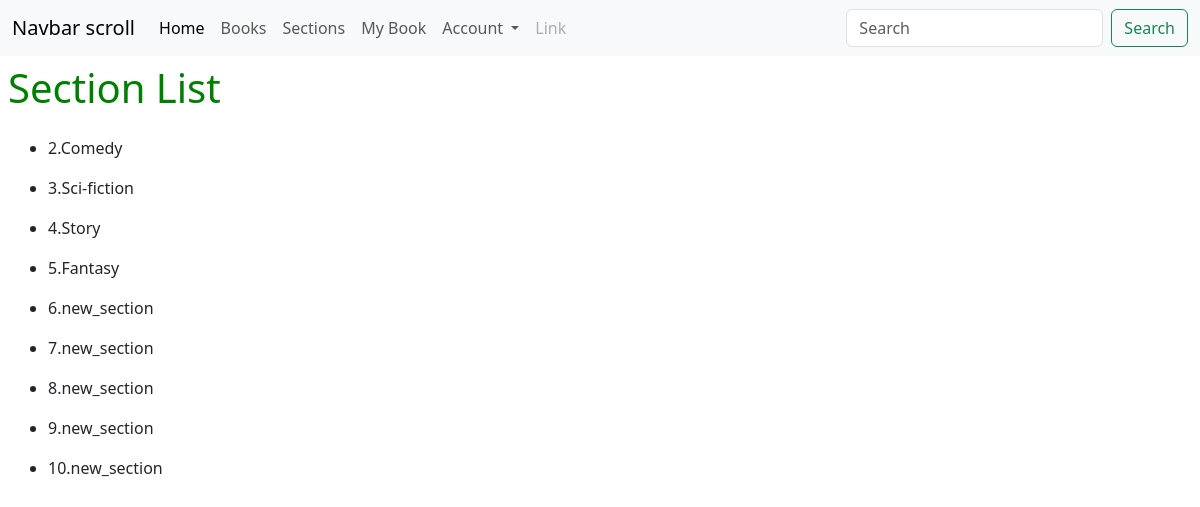
The app's page /sections (signed in) with its own data.
### app/models.py (models this page shows)
class Section(db.Model):
    __tablename__ = "sections"
    section_id = db.Column(db.Integer, autoincrement=True, primary_key=True)
    section_name = db.Column(db.String)

### app/bp/section.py (the view)
@bp.route("/sections")
def list_sections():
    sections = Section.query.all()
    return render_template("section/section_list.html", sections=sections)

### templates/section/section_list.html (shortened to what this page needs)
{% extends "base.html" %}
{% block content %}
<div class="d-flex justify-content-between g-3 p-2 align-items-center me-5">
    <h1>Section List</h1>
</div>
<div>
    <ul>
        {% for section in sections %}
        <div class="d-flex justify-content-between mx-2 p-2 g-2 col-6">
            <li>{{section.section_id}}.{{section.section_name}}</li>
        </div>
        {% endfor %}
    </ul>
</div>
{%endblock%}

### static/main.css (style rules this page uses)
h1 { color: green !important; }

### records on screen
Section: section_id "2", section_name "Comedy"
Section: section_id "3", section_name "Sci-fiction"
Section: section_id "4", section_name "Story"
Section: section_id "5", section_name "Fantasy"
Section: section_id "6", section_name "new_section"
Section: section_id "7", section_name "new_section"
Section: section_id "8", section_name "new_section"
Section: section_id "9", section_name "new_section"
Section: section_id "10", section_name "new_section"
